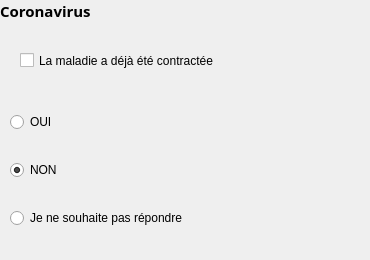
                           <widget class="QWidget" name="widget_23" native="true">
                            <widget class="QWidget" name="widget_88" native="true">
                             <property name="geometry">
                              <rect>
                               <x>10</x>
                               <y>90</y>
                               <width>351</width>
                               <height>161</height>
                              </rect>
                             </property>
                             <layout class="QVBoxLayout" name="verticalLayout_71">
                              <item>
                               <widget class="QRadioButton" name="radioButton_121">
                                <property name="text">
                                 <string>OUI</string>
                                </property>
                               </widget>
                              </item>
                              <item>
                               <widget class="QRadioButton" name="radioButton_122">
                                <property name="text">
                                 <string>NON</string>
                                </property>
                                <property name="checked">
                                 <bool>true</bool>
                                </property>
                               </widget>
                              </item>
                              <item>
                               <widget class="QRadioButton" name="radioButton_123">
                                <property name="text">
                                 <string>Je ne souhaite pas répondre</string>
                                </property>
                               </widget>
                              </item>
                             </layout>
                            </widget>
                            <widget class="QLabel" name="label_80">
                             <property name="geometry">
                              <rect>
                               <x>0</x>
                               <y>0</y>
                               <width>361</width>
                               <height>21</height>
                              </rect>
                             </property>
                             <property name="font">
                              <font>
                               <family>Noto Sans</family>
                               <pointsize>11</pointsize>
                               <weight>75</weight>
                               <bold>true</bold>
                              </font>
                             </property>
                             <property name="text">
                              <string>Coronavirus</string>
                             </property>
                            </widget>
                            <widget class="QWidget" name="widget_24" native="true">
                             <property name="geometry">
                              <rect>
                               <x>10</x>
                               <y>20</y>
                               <width>351</width>
                               <height>61</height>
                              </rect>
                             </property>
                             <widget class="QCheckBox" name="checkBox_2">
                              <property name="geometry">
                               <rect>
                                <x>10</x>
                                <y>20</y>
                                <width>331</width>
                                <height>41</height>
                               </rect>
                              </property>
                              <property name="text">
                               <string>La maladie a déjà été contractée</string>
                              </property>
                             </widget>
                            </widget>
                           </widget>
